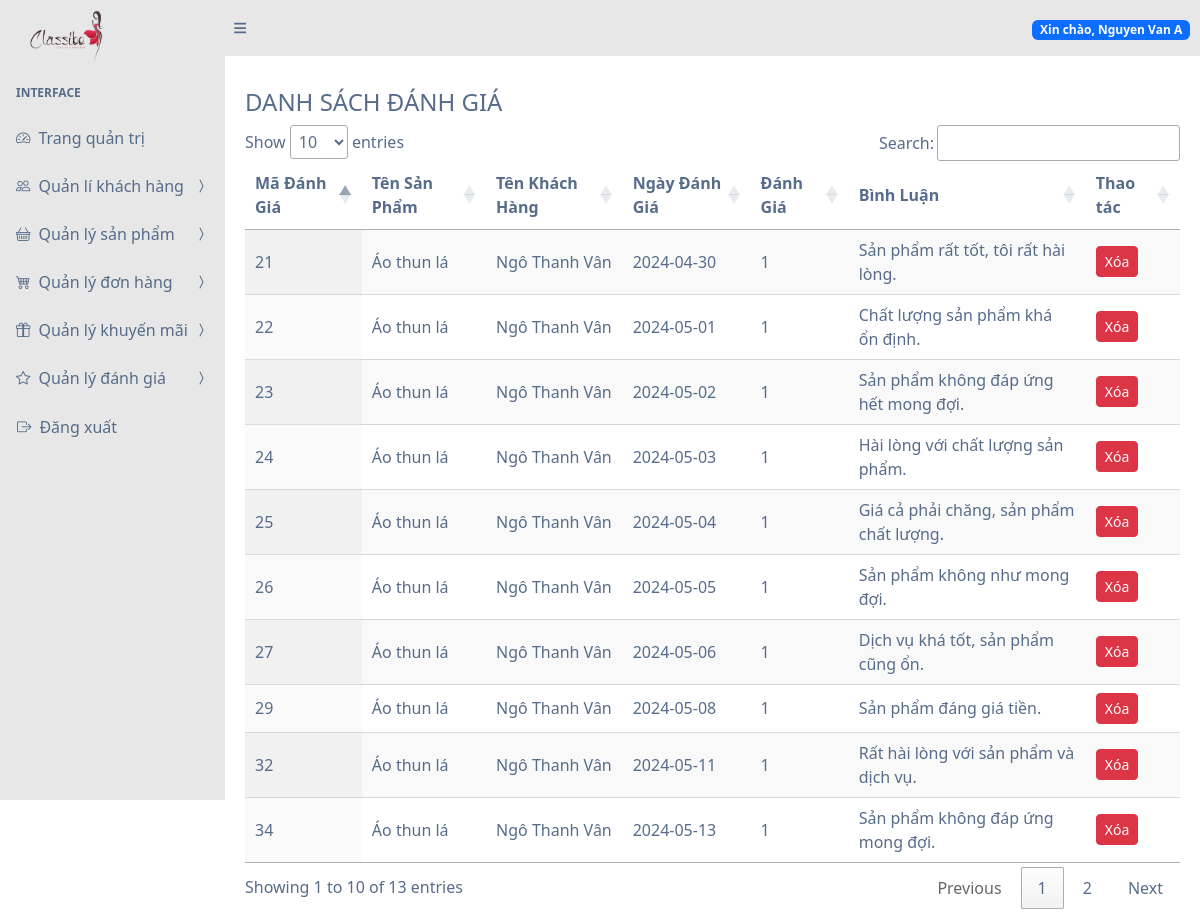
/?page=view-reviews (signed in), run on an earlier commit of the app's database.
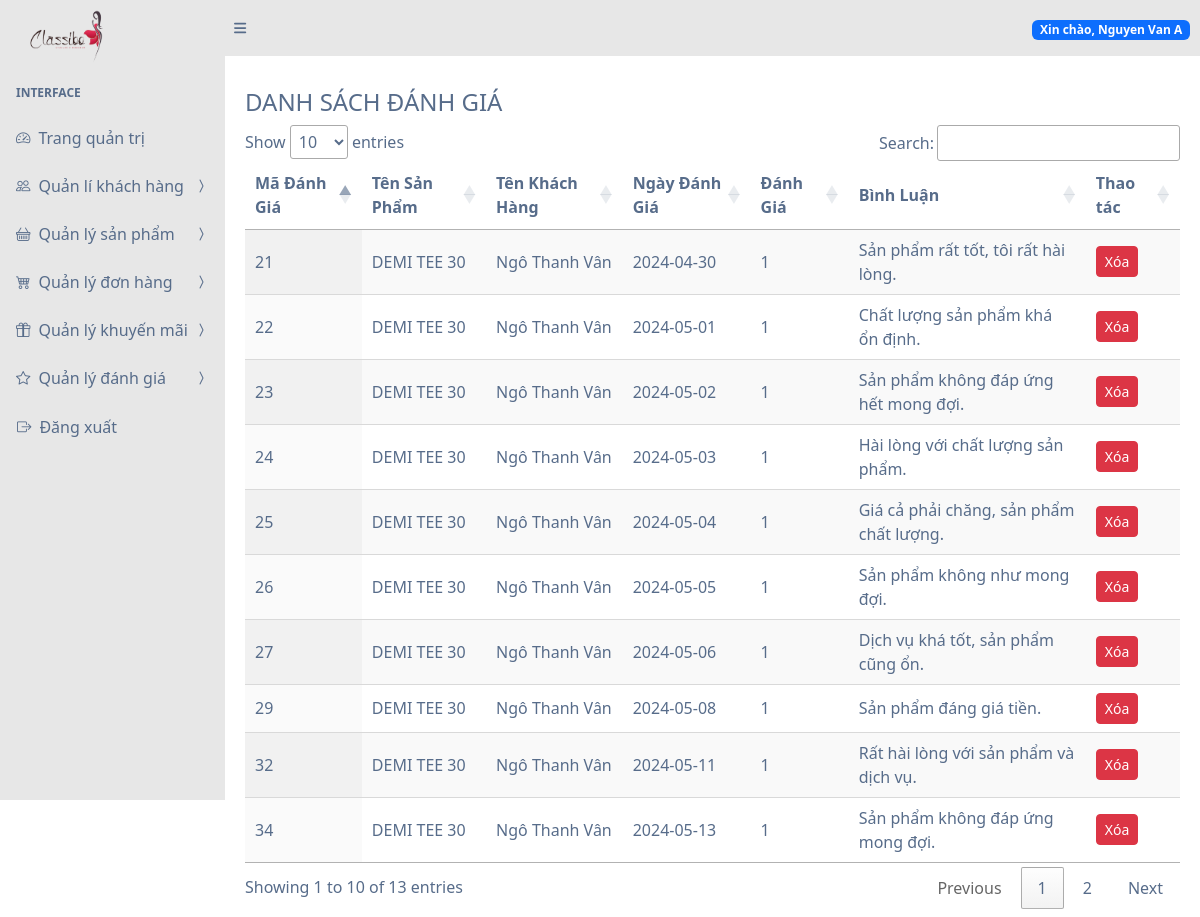
And on a later commit of the database.
### tables this page shows
CREATE TABLE `danhgia` (
  `ma_danh_gia` int(11) NOT NULL,
  `ma_san_pham` int(11) DEFAULT NULL,
  `ma_khach_hang` int(11) DEFAULT NULL,
  `ngay_danh_gia` date DEFAULT NULL,
  `danh_gia` int(11) DEFAULT NULL,
  `binh_luan` text
);

CREATE TABLE `sanpham` (
  `ma_san_pham` int(11) NOT NULL,
  `ten_san_pham` varchar(100) DEFAULT NULL,
  `hinh_anh` varchar(255) DEFAULT NULL,
  `mo_ta` text,
  `gia` decimal(10,2) DEFAULT NULL,
  `so_luong_ton_kho` int(11) DEFAULT NULL
);

CREATE TABLE `khachhang` (
  `ma_khach_hang` int(11) NOT NULL,
  `ten_khach_hang` varchar(100) DEFAULT NULL,
  `email_khach_hang` varchar(100) DEFAULT NULL,
  `so_dien_thoai_khach_hang` varchar(20) DEFAULT NULL,
  `dia_chi` text
);

### views/view-reviews.php (the view, shortened to what this page needs)
<?php
include 'config/mysql_connection.php';
$query_reviews = "SELECT dg.ma_danh_gia, dg.ma_san_pham, dg.ma_khach_hang, dg.ngay_danh_gia, dg.danh_gia, dg.binh_luan, sp.ten_san_pham, kh.ten_khach_hang
                  FROM DanhGia dg
                  LEFT JOIN SanPham sp ON dg.ma_san_pham = sp.ma_san_pham
                  LEFT JOIN KhachHang kh ON dg.ma_khach_hang = kh.ma_khach_hang";
$result_reviews = $conn->query($query_reviews);
?>
<div class="container mt-4">
    <h4>DANH SÁCH ĐÁNH GIÁ</h4>
    <table id="reviewTable" class="display">
        <thead>
            <tr>
                <th>Mã Đánh Giá</th>
                <th>Tên Sản Phẩm</th>
                <th>Tên Khách Hàng</th>
                <th>Ngày Đánh Giá</th>
                <th>Đánh Giá</th>
                <th>Bình Luận</th>
                <th>Thao tác</th>
            </tr>
        </thead>
        <tbody>
            <?php
            while ($row = $result_reviews->fetch_assoc()) {
                echo "<tr>";
                echo "<td>" . $row['ma_danh_gia'] . "</td>";
                echo "<td>" . $row['ten_san_pham'] . "</td>";
                echo "<td>" . $row['ten_khach_hang'] . "</td>";
                echo "<td>" . $row['ngay_danh_gia'] . "</td>";
                echo "<td>" . $row['danh_gia'] . "</td>";
                echo "<td>" . $row['binh_luan'] . "</td>";
                echo "<td>";
                echo "<button type='button' class='btn btn-danger btn-sm deleteBtn' data-id='" . $row['ma_danh_gia'] . "'>Xóa</button>";
                echo "</td>";
                echo "</tr>";
            }
            ?>
        </tbody>
    </table>
</div>

What changed in the data, as far as the page shows it:
changed through a linked row, danhgia "Sản phẩm rất tốt, tôi rất hài lòng.": ma_san_pham.ten_san_pham "Áo thun lá" → "DEMI TEE 30"
changed through a linked row, danhgia "Chất lượng sản phẩm khá ổn định.": ma_san_pham.ten_san_pham "Áo thun lá" → "DEMI TEE 30"
changed through a linked row, danhgia "Sản phẩm không đáp ứng hết mong đợi.": ma_san_pham.ten_san_pham "Áo thun lá" → "DEMI TEE 30"
changed through a linked row, danhgia "Hài lòng với chất lượng sản phẩm.": ma_san_pham.ten_san_pham "Áo thun lá" → "DEMI TEE 30"
changed through a linked row, danhgia "Giá cả phải chăng, sản phẩm chất lượng.": ma_san_pham.ten_san_pham "Áo thun lá" → "DEMI TEE 30"
changed through a linked row, danhgia "Sản phẩm không như mong đợi.": ma_san_pham.ten_san_pham "Áo thun lá" → "DEMI TEE 30"
changed through a linked row, danhgia "Dịch vụ khá tốt, sản phẩm cũng ổn.": ma_san_pham.ten_san_pham "Áo thun lá" → "DEMI TEE 30"
changed through a linked row, danhgia "Sản phẩm đáng giá tiền.": ma_san_pham.ten_san_pham "Áo thun lá" → "DEMI TEE 30"
changed through a linked row, danhgia "Rất hài lòng với sản phẩm và dịch vụ.": ma_san_pham.ten_san_pham "Áo thun lá" → "DEMI TEE 30"
changed through a linked row, danhgia "Sản phẩm không đáp ứng mong đợi.": ma_san_pham.ten_san_pham "Áo thun lá" → "DEMI TEE 30"
